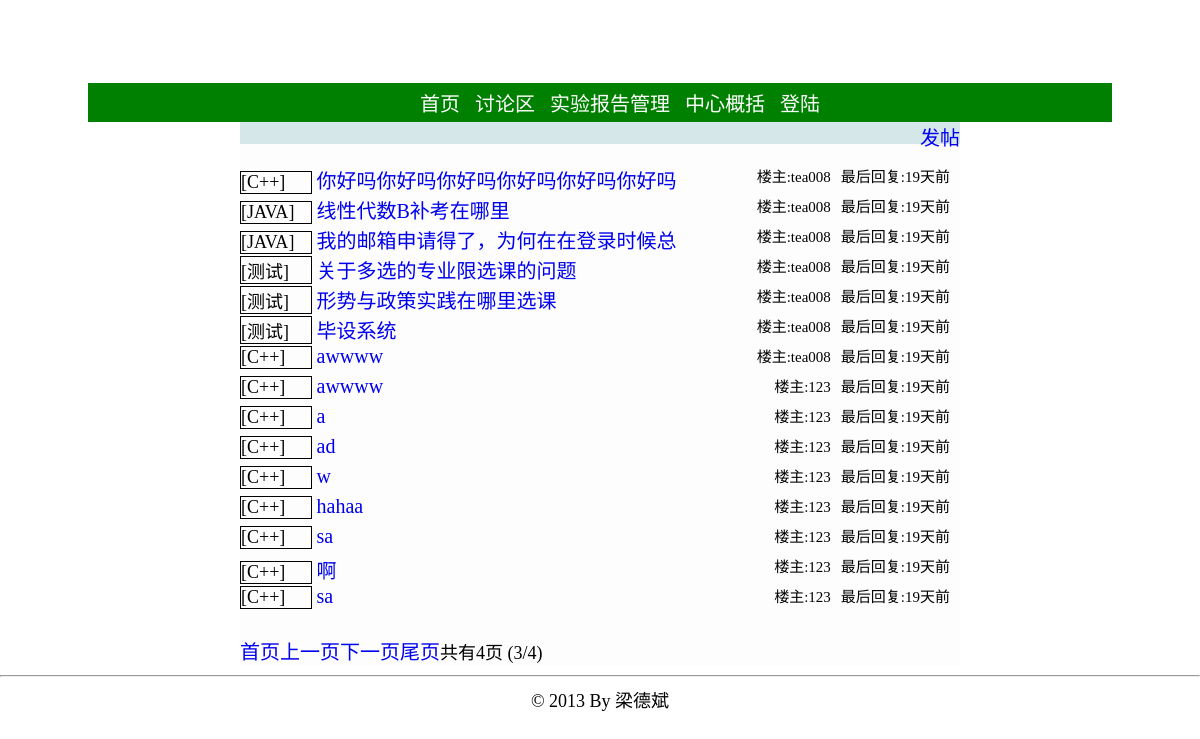
The app's page /bbs.php?page=3 with its own data.
### tables this page shows
CREATE TABLE `topic` (
  `post_id` int(11) NOT NULL AUTO_INCREMENT,
  `sort` varchar(4) DEFAULT NULL,
  `title` varchar(80) NOT NULL,
  `author` varchar(12) DEFAULT NULL,
  `body` varchar(1000) NOT NULL,
  `post_time` datetime DEFAULT NULL,
  `last_floor` int(11) DEFAULT NULL,
  `last_reply_time` datetime DEFAULT NULL,
  `visible` tinyint(4) DEFAULT NULL,
  `enable_post` tinyint(4) DEFAULT NULL,
  `top` tinyint(4) DEFAULT NULL,
  PRIMARY KEY (`post_id`)
);

CREATE TABLE `sort` (
  `id` int(11) NOT NULL AUTO_INCREMENT,
  `name` varchar(10) DEFAULT NULL,
  PRIMARY KEY (`id`)
);

### bbs.php (the view, shortened to what this page needs)
<!DOCTYPE html PUBLIC "-//W3C//DTD XHTML 1.0 Transitional//EN" "http://www.w3.org/TR/xhtml1/DTD/xhtml1-transitional.dtd">
<html>
<head>
<link rel="stylesheet" type="text/css" href="./static/css/global.css"></link>
</head>
<?php
include './config.php';
$now = date ( "Y-m-d G:i:s" );
?>
<div style="background-image:url(./static/image/topback.jpg);width:1024px;height:80px;margin-left: auto; margin-right: auto;"></div>
<div class="sep3"></div>
<div class="nav">
	<ul class="nav_mid" >
		<li><a href="./index.php" class="font_white">首页</a></li>
		<li><a href="./bbs.php" class="font_white">讨论区</a></li>
		<li><a href="./report.php" class="font_white">实验报告管理</a></li>
			<li><a href="./about_center.php" class="font_white">中心概括</a></li>
			<?php
			if (! isset ( $_SESSION ['user'] ) || NULL == $_SESSION ['user']) {
				echo "<li><a href='./login.php' class='font_white'>登陆</a></li>";
			} else {
				echo "<li><a href='./login.php?action=logout' class='font_white'>退出</a></li>";
			}
			?>
		</ul>
</div>
<div id='topMain'>
<?php
if (isset ( $_REQUEST ['topic'] )) {
	echo "<span style='height:30px;'>";
	echo "<a href=./bbs.php style=''>首页</a>";
	echo "</span>";
	$post_id = $_REQUEST ['topic'];
	$queryStr = sprintf ( "select  *  from topic,sort where post_id='%s' and topic.sort=sort.id", $post_id );
	$result = mysql_query ( $queryStr, $conn ) or die ( "查询失败:" . mysql_error () );
	if ($rel = mysql_fetch_array ( $result )) {
		echo "<span>>{$rel['name']}</span><br />";
		echo "<span class=post_title>{$rel['title']}</span>";
		echo "<br /><span style='font-size:16px;'>By {$rel['author']}</span>";
		echo "<span style='margin-left:50px;'>发表时间:{$rel['post_time']}<span>";
		echo '<hr />';
		echo '<div class=sep10></div>';
		echo '<pre style="width:720px;">';
		echo htmlspecialchars(stripslashes($rel ['body']));
		echo '</pre>';
		echo '<hr />';
		$page_size = 10;
		$reply_page = isset ( $_REQUEST ['reply_page'] )?intval($_REQUEST ['reply_page']):1;
		$queryStr = sprintf ( "select  count(reply_id)  from reply where post_id='%s'", $post_id );
		$result2 = mysql_query ( $queryStr, $conn ) or die ( "查询失败:" . mysql_error () );
		$rel2 = mysql_fetch_array ( $result2 );
		$numrows = $rel2 [0];
		$reply_pages = intval ( $numrows / $page_size );
		if ($numrows % $page_size) {
			$reply_pages ++;
		}
		$prev = $reply_page - 1;
		$next = $reply_page + 1;
		$offset = $page_size * ($reply_page - 1);
		$queryStr = sprintf ( "select  *  from reply where post_id='%s'  order by floor asc limit %s,%s", $post_id, $offset, $page_size );
		$result3 = mysql_query ( $queryStr, $conn ) or die ( "查询失败:" . mysql_error () );
		if ($rel3 = mysql_fetch_array ( $result3 )) {
			do {
				echo '<div class=bg_color></div>';
				echo "<div class=author>";
				echo "<span >By {$rel3['author']}&nbsp&nbsp&nbsp&nbsp</span>";
				echo "<span >发表时间:{$rel3['reply_time']}&nbsp&nbsp&nbsp&nbsp<span>";
				echo "<span style='float:right;'>{$rel3['floor']}楼<span>";
				echo "</div>";
				echo "<pre>";
				echo htmlspecialchars(stripslashes($rel3['body']));
				echo "</pre>";
			} while ( $rel3 = mysql_fetch_array ( $result3 ) );
			echo '<br />';
			if ($reply_page > 1) {
				echo "<a href=./bbs.php?topic={$post_id}&reply_page=1>首页</a>";
				echo "<a href=./bbs.php?topic={$post_id}&reply_page={$prev}>上一页</a>";
			}
			if ($reply_page < $reply_pages) {
				echo "<a href=./bbs.php?topic={$post_id}&reply_page={$next}>下一页</a>";
				echo "<a href=./bbs.php?topic={$post_id}&reply_page={$reply_pages}>尾页</a>";
			}
			echo "共有{$reply_pages}页 ({$reply_page}/{$reply_pages})";
		} else {
		}
		echo '<div class=bg_color></div>';
		echo '<br />回复楼主<br />';
		echo "<form method='get' action='./bbs/post_deal.php'>";
		echo "<textarea name=reply_body cols=87 rows=5 style='width:720;height:80;'></textarea>";
		echo '<br />';
		echo "<input type=hidden name=action value=reply_post></input>";
		echo "<input type=hidden name=post_id value={$post_id}></input>";
		echo "<input class=button type=submit value=回帖></input>";
		echo '</form>';
	}
	else {
		echo '<br /><br />帖子不存在';
	}
}
else {
	echo "<span style='float:right;'><a href=./bbs/post.php?action=new_post>发帖</a></span>";
	echo "<div class=bg_color></div>";
	$page_size = 15;
	$page = isset ( $_REQUEST ['page'] )?intval($_REQUEST ['page']):1;
	$queryStr = sprintf ( "select  count(post_id)  from topic" );
	$result = mysql_query ( $queryStr, $conn ) or die ( "查询失败:" . mysql_error () );
	$rel = mysql_fetch_array ( $result );
	$numrows = $rel [0];
	$pages = intval ( $numrows / $page_size );
	if ($numrows % $page_size) {
		$pages ++;
	}
	$prev = $page - 1;
	$next = $page + 1;
	$offset = $page_size * ($page - 1);
	$queryStr = sprintf ( "select  post_id,sort,title,author,post_time,last_reply_time,last_floor,name  from topic,sort where visible='0' and topic.sort=sort.id  order by last_reply_time desc limit %s,%s", $offset, $page_size );
	$result = mysql_query ( $queryStr, $conn ) or die ( "查询失败:" . mysql_error () );
	if ($rel = mysql_fetch_array ( $result )) {
		echo '<br />';
		do {
			echo "<div class=bbs_topic_list>";
			echo "<span class=bbs_topic_list_sort >[{$rel['name']}]</span>";
			echo "<span class='title' >&nbsp<a href=./bbs.php?topic={$rel['post_id']}>";
			echo mb_substr($rel['title'], 0,18,'utf-8');
            echo "</a></span>";
			echo "<span style='float:right;font-size:15px;margin-right:10px'>最后回复:";
            $last_reply =  strtotime($now)-strtotime($rel['last_reply_time']) ;
            if ($last_reply<60)
            {
            	echo $last_reply;
            	echo '秒前';
            }
            else if ($last_reply<3600)
            {
            	echo floor($last_reply/60);
            	echo '分钟前';
            }
            else if ($last_reply<86400)
            {
            	echo floor($last_reply/3600);
            	echo '小时前';
            }
            else
           {
            	echo floor($last_reply/86400);
            	echo '天前';
            }
            echo "</span>";
			echo "<span style='float:right;font-size:15px;margin-right:10px'>楼主:{$rel['author']}</span>";
			echo '</div>';
		} while ( $rel = mysql_fetch_array ( $result ) );
	} else {
		echo '暂时还没有帖子';
	}
	echo '<br />';
	echo "<div style='height:30px;'>";
	if ($page > 1) {
		echo "<a href=./bbs.php?page=1>首页</a>";
		echo "<a href=./bbs.php?page={$prev}>上一页</a>";
	}
	if ($page < $pages) {
		echo "<a href=./bbs.php?page={$next}>下一页</a>";
		echo "<a href=./bbs.php?page={$pages}>尾页</a>";
	}
	echo "共有{$pages}页 ({$page}/{$pages})";
	echo "</div>";
}
?>
</div>
<div style="clear: both; text-align: center;">
	<hr />
	© 2013 By 梁德斌
</div>
</html>

### static/css/global.css (style rules this page uses)
#topMain { width: 720px; height: 40px; text-align: left; margin-left: auto; margin-right: auto; margin-bottom: 0px; margin-top: 0px; height:auto; background-color:rgb(253,253,253); }
a { text-decoration:none; }
.sep3 { height: 3px; }
a { font-size:20px; }
.bg_color { height:22px; background-color:rgb(213, 231, 233); }
.nav { margin-left: auto; margin-right: auto; width: 1024px; text-align: center; background-color:green; }
ul { font-size:20px; list-style:none; }
ul.nav_mid { padding-top:5px; padding-bottom:5px; margin:0px; }
.nav_mid li { display:inline; height:inherit; margin:5px; }
.bbs_topic_list { min-height:30px; border-top:1px; border-bottom:1px; }
.bbs_topic_list_sort { display:inline-block; width:70px; border:1px; border-style:solid; }
.font_white { color:white; }

### records on screen
topic: sort.name "C++", title "你好吗你好吗你好吗你好吗你好吗你好吗", floor($last_reply/86400) "19", author "tea008"
topic: sort.name "JAVA", title "线性代数B补考在哪里", floor($last_reply/86400) "19", author "tea008"
topic: sort.name "JAVA", title "我的邮箱申请得了，为何在在登录时候总", floor($last_reply/86400) "19", author "tea008"
topic: sort.name "测试", title "关于多选的专业限选课的问题", floor($last_reply/86400) "19", author "tea008"
topic: sort.name "测试", title "形势与政策实践在哪里选课", floor($last_reply/86400) "19", author "tea008"
topic: sort.name "测试", title "毕设系统", floor($last_reply/86400) "19", author "tea008"
topic: sort.name "C++", title "awwww", floor($last_reply/86400) "19", author "tea008"
topic: sort.name "C++", title "awwww", floor($last_reply/86400) "19", author "123"
topic: sort.name "C++", title "a", floor($last_reply/86400) "19", author "123"
topic: sort.name "C++", title "ad", floor($last_reply/86400) "19", author "123"
topic: sort.name "C++", title "w", floor($last_reply/86400) "19", author "123"
topic: sort.name "C++", title "hahaa", floor($last_reply/86400) "19", author "123"
topic: sort.name "C++", title "sa", floor($last_reply/86400) "19", author "123"
topic: sort.name "C++", title "啊", floor($last_reply/86400) "19", author "123"
topic: sort.name "C++", title "sa", floor($last_reply/86400) "19", author "123"

### other values on screen
$pages "4"
$page "3"
